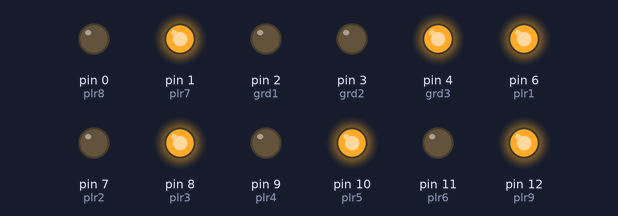
The sketch below on a simulated Arduino Uno, built with avr-gcc and run on an emulated ATmega328P. Shown: output pins drawn as LEDs (lit = HIGH).

Above: at 0.12 s.
At 0.87 s:
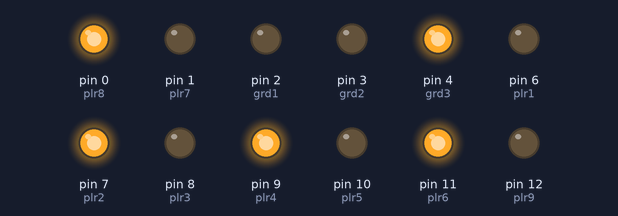
At 1.62 s:
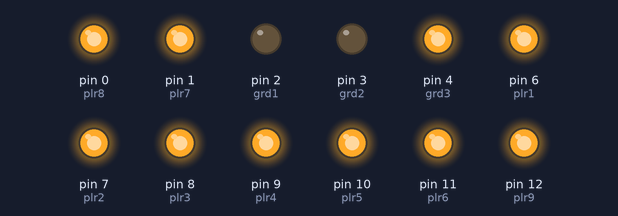
At 3.37 s:
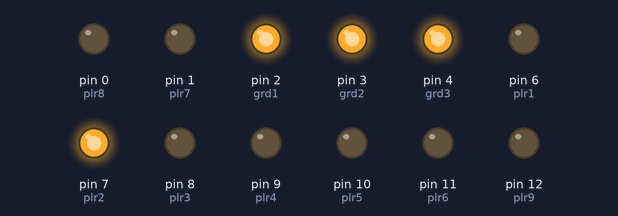
At 4.87 s:
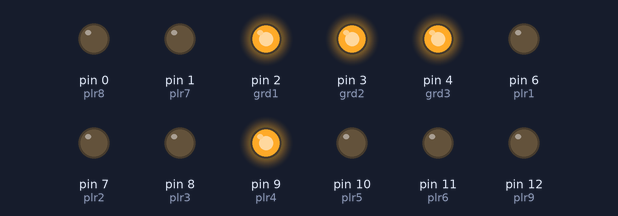
At 6.62 s:
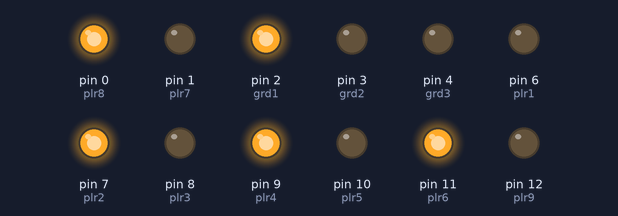
Timing chart, 0 to 6.9 s (numbered marks = the images above):
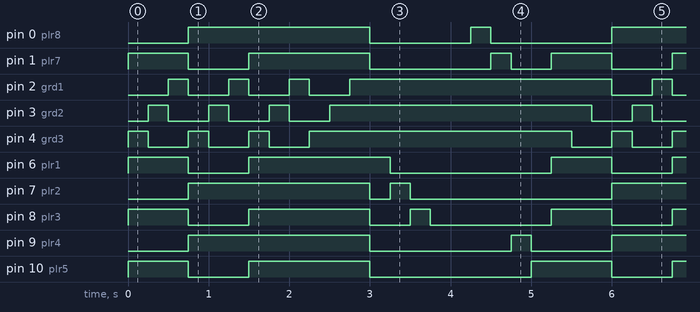

The sketch:

LED_CUBE_3x3.ino
```cpp
int grd1 = 2 ;
int grd2 = 3 ;
int grd3 = 4 ;
int plr1 = 6 ;
int plr2 = 7 ;
int plr3 = 8 ;
int plr4 = 9 ;
int plr5 = 10 ;
int plr6 = 11 ;
int plr7 = 1 ;
int plr8 = 0 ;
int plr9 = 12 ;
void setup() {
  // put your setup code here, to run once:
  pinMode(grd1,OUTPUT);pinMode(grd2,OUTPUT);
  pinMode(grd3,OUTPUT);pinMode(plr1,OUTPUT);
  pinMode(plr3,OUTPUT);pinMode(plr2,OUTPUT);
  pinMode(plr4,OUTPUT);pinMode(plr5,OUTPUT);
  pinMode(plr6,OUTPUT);pinMode(plr7,OUTPUT);
  pinMode(plr8,OUTPUT);pinMode(plr9,OUTPUT);
}

void loop() {
  // put your main code here, to run repeatedly:
digitalWrite(grd3,HIGH);digitalWrite(plr1,HIGH);     //Cross pattern starts
digitalWrite(plr9,HIGH);digitalWrite(plr7,HIGH);
digitalWrite(plr3,HIGH);digitalWrite(plr5,HIGH);
delay(250);digitalWrite(grd3,LOW);
digitalWrite(grd2,HIGH);digitalWrite(plr1,HIGH);
digitalWrite(plr9,HIGH);digitalWrite(plr7,HIGH);
digitalWrite(plr3,HIGH);digitalWrite(plr5,HIGH);
delay(250);digitalWrite(grd2,LOW);
digitalWrite(grd1,HIGH);digitalWrite(plr1,HIGH);
digitalWrite(plr9,HIGH);digitalWrite(plr7,HIGH);
digitalWrite(plr3,HIGH);digitalWrite(plr5,HIGH);
delay(250);digitalWrite(grd1,LOW);
digitalWrite(plr9,LOW);digitalWrite(plr7,LOW);
digitalWrite(plr3,LOW);digitalWrite(plr5,LOW);
digitalWrite(plr1,LOW);                             // Cross pattern ends

digitalWrite(grd3,HIGH);digitalWrite(plr2,HIGH);
digitalWrite(plr4,HIGH);digitalWrite(plr6,HIGH);
digitalWrite(plr8,HIGH);
delay(250);digitalWrite(grd3,LOW);
digitalWrite(grd2,HIGH);digitalWrite(plr2,HIGH);
digitalWrite(plr4,HIGH);digitalWrite(plr6,HIGH);
digitalWrite(plr8,HIGH);
delay(250);digitalWrite(grd2,LOW);
digitalWrite(grd1,HIGH);digitalWrite(plr2,HIGH);
digitalWrite(plr4,HIGH);digitalWrite(plr6,HIGH);
digitalWrite(plr8,HIGH);
delay(250);digitalWrite(grd1,LOW);
digitalWrite(plr2,LOW);digitalWrite(plr4,LOW);
digitalWrite(plr6,LOW);digitalWrite(plr8,LOW);

digitalWrite(grd3,HIGH);digitalWrite(plr1,HIGH);
digitalWrite(plr2,HIGH);digitalWrite(plr3,HIGH);
digitalWrite(plr4,HIGH);digitalWrite(plr5,HIGH);
digitalWrite(plr6,HIGH);digitalWrite(plr7,HIGH);
digitalWrite(plr8,HIGH);digitalWrite(plr9,HIGH);
delay(250);
digitalWrite(grd3,LOW);

digitalWrite(grd2,HIGH);digitalWrite(plr1,HIGH);
digitalWrite(plr2,HIGH);digitalWrite(plr3,HIGH);
digitalWrite(plr4,HIGH);digitalWrite(plr5,HIGH);
digitalWrite(plr6,HIGH);digitalWrite(plr7,HIGH);
digitalWrite(plr8,HIGH);digitalWrite(plr9,HIGH);
delay(250);
digitalWrite(grd2,LOW);

digitalWrite(grd1,HIGH);digitalWrite(plr1,HIGH);
digitalWrite(plr2,HIGH);digitalWrite(plr3,HIGH);
digitalWrite(plr4,HIGH);digitalWrite(plr5,HIGH);
digitalWrite(plr6,HIGH);digitalWrite(plr7,HIGH);
digitalWrite(plr8,HIGH);digitalWrite(plr9,HIGH);
delay(250);
digitalWrite(grd1,LOW);

digitalWrite(grd3,HIGH);digitalWrite(plr1,HIGH);
digitalWrite(plr2,HIGH);digitalWrite(plr3,HIGH);
digitalWrite(plr4,HIGH);digitalWrite(plr5,HIGH);
digitalWrite(plr6,HIGH);digitalWrite(plr7,HIGH);
digitalWrite(plr8,HIGH);digitalWrite(plr9,HIGH);
delay(250);

digitalWrite(grd2,HIGH);digitalWrite(plr1,HIGH);
digitalWrite(plr2,HIGH);digitalWrite(plr3,HIGH);
digitalWrite(plr4,HIGH);digitalWrite(plr5,HIGH);
digitalWrite(plr6,HIGH);digitalWrite(plr7,HIGH);
digitalWrite(plr8,HIGH);digitalWrite(plr9,HIGH);
delay(250);

digitalWrite(grd1,HIGH);digitalWrite(plr1,HIGH);
digitalWrite(plr2,HIGH);digitalWrite(plr3,HIGH);
digitalWrite(plr4,HIGH);digitalWrite(plr5,HIGH);
digitalWrite(plr6,HIGH);digitalWrite(plr7,HIGH);
digitalWrite(plr8,HIGH);digitalWrite(plr9,HIGH);
delay(250);

digitalWrite(plr1,LOW);digitalWrite(plr3,LOW);
digitalWrite(plr2,LOW);digitalWrite(plr4,LOW);
digitalWrite(plr6,LOW);digitalWrite(plr8,LOW);
digitalWrite(plr5,LOW);digitalWrite(plr7,LOW);
digitalWrite(plr9,LOW);

digitalWrite(grd3,HIGH);digitalWrite(grd1,HIGH);
digitalWrite(grd2,HIGH);digitalWrite(plr1,HIGH);
delay(250);
digitalWrite(plr1,LOW);digitalWrite(plr2,HIGH);
delay(250);
digitalWrite(plr2,LOW);digitalWrite(plr3,HIGH);
delay(250);
digitalWrite(plr3,LOW);digitalWrite(plr6,HIGH);
delay(250);
digitalWrite(plr6,LOW);digitalWrite(plr9,HIGH);
delay(250);
digitalWrite(plr9,LOW);digitalWrite(plr8,HIGH);
delay(250);
digitalWrite(plr8,LOW);digitalWrite(plr7,HIGH);
delay(250);
digitalWrite(plr7,LOW);digitalWrite(plr4,HIGH);
delay(250);
digitalWrite(plr4,LOW);digitalWrite(plr5,HIGH);
delay(250);
digitalWrite(plr5,LOW);

}
```

Measured:
- by itself, pin 0 (plr8): repeats every 5.3 s: LOW 1.3 s, HIGH 0.25 s, LOW 1.5 s, HIGH 2.3 s
- by itself, pin 1 (plr7): repeats every 5.3 s: LOW 0.75 s, HIGH 1.5 s, LOW 1.5 s, HIGH 0.25 s, LOW 0.50 s, HIGH 0.75 s
- by itself, pin 2 (grd1), pin 3 (grd2), pin 4 (grd3): repeats every 5.3 s: 2 × (LOW 0.50 s, HIGH 0.25 s), LOW 0.50 s, HIGH 3.3 s
- by itself, pin 6 (plr1): repeats every 5.3 s: LOW 0.75 s, HIGH 1.8 s, LOW 2.0 s, HIGH 0.75 s
- by itself, pin 7 (plr2): repeats every 5.3 s: LOW 0.25 s, HIGH 0.25 s, LOW 2.5 s, HIGH 2.3 s
- by itself, pin 8 (plr3): repeats every 5.3 s: LOW 0.75 s, HIGH 1.5 s, LOW 0.50 s, HIGH 0.25 s, LOW 1.5 s, HIGH 0.75 s
- by itself, pin 9 (plr4): repeats every 5.3 s: LOW 1.8 s, HIGH 0.25 s, LOW 1.0 s, HIGH 2.3 s
- by itself, pin 10 (plr5): repeats every 5.3 s: LOW 0.75 s, HIGH 1.5 s, LOW 2.0 s, HIGH 1.0 s
